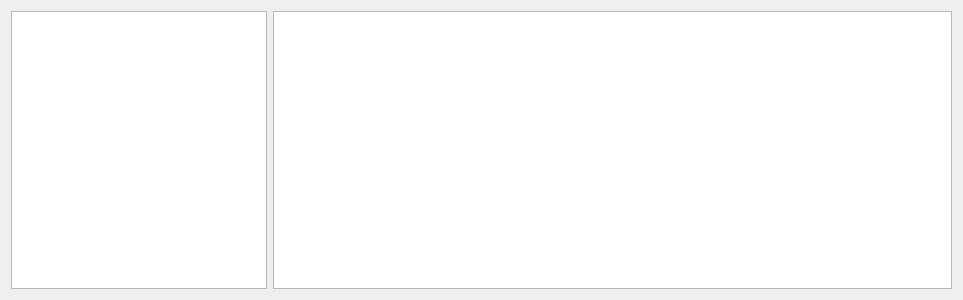
<?xml version="1.0" encoding="UTF-8"?>
<ui version="4.0">
 <class>TopAccuraciesView</class>
 <widget class="QWidget" name="TopAccuraciesView">
  <property name="geometry">
   <rect>
    <x>0</x>
    <y>0</y>
    <width>963</width>
    <height>300</height>
   </rect>
  </property>
  <property name="windowTitle">
   <string>Form</string>
  </property>
  <layout class="QGridLayout" name="gridLayout" columnstretch="0,2">
   <item row="0" column="1">
    <widget class="Canvas" name="graphicsView_topAccuracies"/>
   </item>
   <item row="0" column="0">
    <widget class="QTableWidget" name="tableWidget_topAccuracies">
     <property name="verticalScrollBarPolicy">
      <enum>Qt::ScrollBarAsNeeded</enum>
     </property>
     <property name="horizontalScrollBarPolicy">
      <enum>Qt::ScrollBarAlwaysOff</enum>
     </property>
     <property name="sizeAdjustPolicy">
      <enum>QAbstractScrollArea::AdjustIgnored</enum>
     </property>
     <attribute name="horizontalHeaderCascadingSectionResizes">
      <bool>false</bool>
     </attribute>
     <attribute name="verticalHeaderCascadingSectionResizes">
      <bool>false</bool>
     </attribute>
     <attribute name="verticalHeaderStretchLastSection">
      <bool>false</bool>
     </attribute>
    </widget>
   </item>
  </layout>
 </widget>
 <customwidgets>
  <customwidget>
   <class>Canvas</class>
   <extends>QGraphicsView</extends>
   <header>canvas.h</header>
  </customwidget>
 </customwidgets>
 <resources/>
 <connections/>
</ui>
